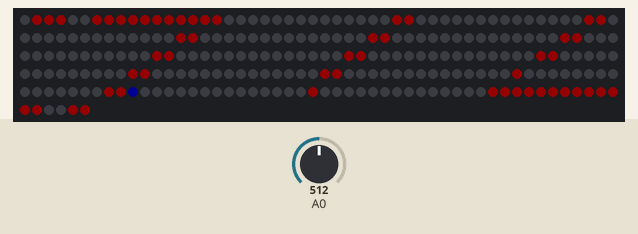
A sketch run on a simulated Arduino Uno, built with avr-gcc and run on an emulated ATmega328P. On the bench: 256 RGB LEDs in strip order, left to right, continuing on the next row. The inputs (shaded band) are chosen by the test bench; at power-on: A0 = 512. Dim RGB values are drawn brighter than linear; colours are those a GRB WS2812 strip shows for the declared byte order; random numbers use the default seed unless the sketch sets one.

Above: at 13.8 s.
13.9 s: A0 set to 0
15.5 s: A0 set to 17
17.5 s: A0 set to 306
Timing chart, 0 to 20.5 s (numbered marks = the images above; inputs shaded):
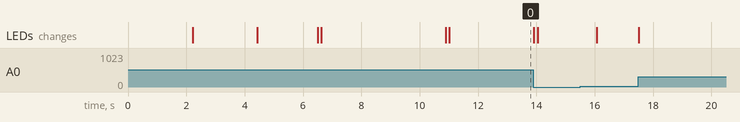

The sketch:

Snake_Pre_Tilt.ino
```cpp
#include <FastLED.h>

/* Game order
    1. Start Game Button:
    2a Generate kill border
    2b Generate Snake and Food randomly avoiding kill border
    2c Wait for movement command
    3a Move snake in direction
    3b Change snake direction
    3c set up board matrix to simplify this
    4a extend snake if food is eaten
      (check if snake eats food by checking if snake head is on same coordinate as food)
    4b kill snake if snake head touches border
    4c kill snake if snake head touches self
      (check for equal values in array)
    4d decrease movement delay if food is eaten
    4e generate new food if food is eaten
    5a end game if snake dies
    5b show your and hi score
    6. Restart to step 1

*/

//constants
#define button 2
#define matrixPin 3
#define tiltUp 4
#define tiltDown 5
#define tiltLeft 6
#define tiltRight 7
#define NUM_LEDS 256

//Declare variables
CRGB leds[NUM_LEDS];
int snakeLength;
int snakeArray[30];
int snakeHead[] = {10, 5};
int food;
short moveDirection = 1;
float moveDelay;
float pastTime = 0;
bool gameOn = false;
bool gameOver = false;
//layout of 16x16 Sainsmart matrix
int matrixNums [16][16] = {{0, 31, 32, 63, 64, 95, 96, 127, 128, 159, 160, 191, 192, 223, 224, 255},
  {1, 30, 33, 62, 65, 94, 97, 126, 129, 158, 161, 190, 193, 222, 225, 254},
  {2, 29, 34, 61, 66, 93, 98, 125, 130, 157, 162, 189, 194, 221, 226, 253},
  {3, 28, 35, 60, 67, 92, 99, 124, 131, 156, 163, 188, 195, 220, 227, 252},
  {4, 27, 36, 59, 68, 91, 100, 123, 132, 155, 164, 187, 196, 219, 228, 251},
  {5, 26, 37, 58, 69, 90, 101, 122, 133, 154, 165, 186, 197, 218, 229, 250},
  {6, 25, 38, 57, 70, 89, 102, 121, 134, 153, 166, 185, 198, 217, 230, 249},
  {7, 24, 39, 56, 71, 88, 103, 120, 135, 152, 167, 184, 199, 216, 231, 248},
  {8, 23, 40, 55, 72, 87, 104, 119, 136, 151, 168, 183, 200, 215, 232, 247},
  {9, 22, 41, 54, 73, 86, 105, 118, 137, 150, 169, 182, 201, 214, 233, 246},
  {10, 21, 42, 53, 74, 85, 106, 117, 138, 149, 170, 181, 202, 213, 234, 245},
  {11, 20, 43, 52, 75, 84, 107, 116, 139, 148, 171, 180, 203, 212, 235, 244},
  {12, 19, 44, 51, 76, 83, 108, 115, 140, 147, 172, 179, 204, 211, 236, 243},
  {13, 18, 45, 50, 77, 82, 109, 114, 141, 146, 173, 178, 205, 210, 237, 242},
  {14, 17, 46, 49, 78, 81, 110, 113, 142, 145, 174, 177, 206, 209, 238, 241},
  {15, 16, 47, 48, 79, 80, 111, 112, 143, 144, 175, 176, 207, 208, 239, 240}
};


void setup()
{
  //Declare LED setup
  FastLED.addLeds<WS2812, matrixPin, RGB>(leds, NUM_LEDS);
  //tilt sensor and button pins
  pinMode(tiltUp, INPUT);
  pinMode(tiltDown, INPUT);
  pinMode(tiltLeft, INPUT);
  pinMode(tiltDown, INPUT);
  pinMode(button, INPUT);
}
void loop()
{

  if (gameOn == false) {
    //set up board and variables
    //Place snake head and food on board
    gameSetup();

    //  //dont start game until button is pressed
    //  while(1) {
    //    if(digitalRead(button) == HIGH) {
    //      break;
  }
  //  }
  //}
  delay(2000);
  for (int i = 0; i < 10; i++) {
    for (int j = snakeLength; j > 0; j--) {
      snakeArray[j] = snakeArray[j - 1];
    }
    if (i % 2 == 0) {
      snakeHead[0] = snakeHead[0] - 1;
      snakeArray[0] = matrixNums[snakeHead[0]][snakeHead[1]];
    }
    else {
      snakeHead[1] = snakeHead[1] - 1;
      snakeArray[0] = matrixNums[snakeHead[0]][snakeHead[1]];
    }
    leds[snakeArray[0]] = CHSV(20, 200, 70);
    leds[snakeArray[snakeLength]] = CHSV(0, 0, 0);
    FastLED.show();
    checks();
    if (gameOver == true) {
      break;
    }
  }
  gameEnd();

}

void gameSetup() {
  LEDAllOff();
  gameOver = false;
  gameOn = true;
  //set up kill border
  for (int i = 0; i < 16; i++) {
    for (int j = 0; j < 16; j++) {
      if (i == 0 || i == 15 || j == 0 || j == 15) {
        int l = matrixNums[i][j];
        leds[l] = CHSV(99, 220, 70);
      }
    }
  }
  moveDelay = 800000;
  snakeLength = 5;
  //Spawn snake head at pin 85
  leds[85] = CHSV(20, 200, 70);
  snakeArray[0] = 85;
  generateFood();
  FastLED.show();
}

void generateFood() {
  //randomly generate food until empty space found
  do {
    randomSeed(analogRead(0));
    food = random(255);
  } while (leds[food] != CHSV(0, 0, 0));
  leds[food] = CHSV(160, 250, 70);
}

void LEDAllOff() {
  //Sets all LEDs off
  for (int i = 0; i < NUM_LEDS; i++) {
    leds[i] = CHSV(0, 0, 0);
  }
  FastLED.show();
}

void checks() {
  if (snakeArray[0] == food) {
    snakeLength++;
    moveDelay = moveDelay * 0.9;
    generateFood();
  }
  if (snakeHead[0] == 0 || snakeHead[0] == 15 || snakeHead[1] == 0 || snakeHead[1] == 15) {
    gameOver == true;
    gameOn == false;
  }
  for (int i = 1; i <= snakeLength; i++) {
    if (snakeArray[0] == snakeArray[i]) {
      gameOver == true;
      gameOn == false;
      break;
    }
  }
}

void gameEnd() {
  for (int x = 0; x < 7; x++) {
    if (x % 2 == 0) {
      for (int i = 0; i < snakeLength; i++) {
        leds[snakeArray[i]] = CHSV(0, 0, 0);
      }
      FastLED.show();
    }
    else {
      for (int i = 0; i < snakeLength; i++) {
        leds[snakeArray[i]] = CHSV(20, 200, 70);
      }
      FastLED.show();
    }
  }
}
```
